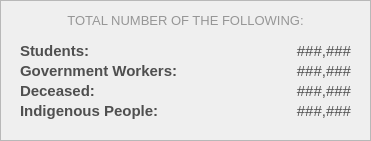
    <widget class="QFrame" name="demo_frameOthers">
     <property name="geometry">
      <rect>
       <x>890</x>
       <y>370</y>
       <width>371</width>
       <height>141</height>
      </rect>
     </property>
     <property name="styleSheet">
      <string notr="true">#demo_frameOthers{
	background-color: #fcfcfc;
}</string>
     </property>
     <property name="frameShape">
      <enum>QFrame::Shape::StyledPanel</enum>
     </property>
     <property name="frameShadow">
      <enum>QFrame::Shadow::Raised</enum>
     </property>
     <widget class="QLabel" name="total_gov_workers">
      <property name="geometry">
       <rect>
        <x>190</x>
        <y>60</y>
        <width>161</width>
        <height>21</height>
       </rect>
      </property>
      <property name="font">
       <font>
        <family>Arial</family>
        <pointsize>11</pointsize>
        <bold>false</bold>
       </font>
      </property>
      <property name="styleSheet">
       <string notr="true">#total_gov_workers {
	background-color: transparent;
	color: #4f4f4f;
}
</string>
      </property>
      <property name="text">
       <string>###,###</string>
      </property>
      <property name="alignment">
       <set>Qt::AlignmentFlag::AlignRight|Qt::AlignmentFlag::AlignTrailing|Qt::AlignmentFlag::AlignVCenter</set>
      </property>
     </widget>
     <widget class="QLabel" name="label_total_deceased">
      <property name="geometry">
       <rect>
        <x>20</x>
        <y>80</y>
        <width>231</width>
        <height>21</height>
       </rect>
      </property>
      <property name="font">
       <font>
        <family>Arial</family>
        <pointsize>11</pointsize>
        <bold>true</bold>
       </font>
      </property>
      <property name="styleSheet">
       <string notr="true">#label_total_deceased {
	background-color: transparent;
	color: #4f4f4f;
}
</string>
      </property>
      <property name="text">
       <string>Deceased:</string>
      </property>
      <property name="alignment">
       <set>Qt::AlignmentFlag::AlignLeading|Qt::AlignmentFlag::AlignLeft|Qt::AlignmentFlag::AlignVCenter</set>
      </property>
     </widget>
     <widget class="QLabel" name="total_students">
      <property name="geometry">
       <rect>
        <x>190</x>
        <y>40</y>
        <width>161</width>
        <height>21</height>
       </rect>
      </property>
      <property name="font">
       <font>
        <family>Arial</family>
        <pointsize>11</pointsize>
        <bold>false</bold>
       </font>
      </property>
      <property name="styleSheet">
       <string notr="true">#total_students {
	background-color: transparent;
	color: #4f4f4f;
}
</string>
      </property>
      <property name="text">
       <string>###,###</string>
      </property>
      <property name="alignment">
       <set>Qt::AlignmentFlag::AlignRight|Qt::AlignmentFlag::AlignTrailing|Qt::AlignmentFlag::AlignVCenter</set>
      </property>
     </widget>
     <widget class="QLabel" name="label_total_students">
      <property name="geometry">
       <rect>
        <x>20</x>
        <y>40</y>
        <width>231</width>
        <height>21</height>
       </rect>
      </property>
      <property name="font">
       <font>
        <family>Arial</family>
        <pointsize>11</pointsize>
        <bold>true</bold>
       </font>
      </property>
      <property name="styleSheet">
       <string notr="true">#label_total_students {
	background-color: transparent;
	color: #4f4f4f;
}
</string>
      </property>
      <property name="text">
       <string>Students:</string>
      </property>
      <property name="alignment">
       <set>Qt::AlignmentFlag::AlignLeading|Qt::AlignmentFlag::AlignLeft|Qt::AlignmentFlag::AlignVCenter</set>
      </property>
     </widget>
     <widget class="QLabel" name="label_total_gov_workers">
      <property name="geometry">
       <rect>
        <x>20</x>
        <y>60</y>
        <width>231</width>
        <height>21</height>
       </rect>
      </property>
      <property name="font">
       <font>
        <family>Arial</family>
        <pointsize>11</pointsize>
        <bold>true</bold>
       </font>
      </property>
      <property name="styleSheet">
       <string notr="true">#label_total_gov_workers {
	background-color: transparent;
	color: #4f4f4f;
}
</string>
      </property>
      <property name="text">
       <string>Government Workers:</string>
      </property>
      <property name="alignment">
       <set>Qt::AlignmentFlag::AlignLeading|Qt::AlignmentFlag::AlignLeft|Qt::AlignmentFlag::AlignVCenter</set>
      </property>
     </widget>
     <widget class="QLabel" name="total_deceased">
      <property name="geometry">
       <rect>
        <x>190</x>
        <y>80</y>
        <width>161</width>
        <height>21</height>
       </rect>
      </property>
      <property name="font">
       <font>
        <family>Arial</family>
        <pointsize>11</pointsize>
        <bold>false</bold>
       </font>
      </property>
      <property name="styleSheet">
       <string notr="true">#total_deceased {
	background-color: transparent;
	color: #4f4f4f;
}
</string>
      </property>
      <property name="text">
       <string>###,###</string>
      </property>
      <property name="alignment">
       <set>Qt::AlignmentFlag::AlignRight|Qt::AlignmentFlag::AlignTrailing|Qt::AlignmentFlag::AlignVCenter</set>
      </property>
     </widget>
     <widget class="QLabel" name="label_desc_edlev_2">
      <property name="geometry">
       <rect>
        <x>0</x>
        <y>10</y>
        <width>371</width>
        <height>20</height>
       </rect>
      </property>
      <property name="font">
       <font>
        <family>Arial</family>
        <pointsize>10</pointsize>
       </font>
      </property>
      <property name="styleSheet">
       <string notr="true">#label_desc_edlev_2{
	color: #969696;
}</string>
      </property>
      <property name="text">
       <string>TOTAL NUMBER OF THE FOLLOWING:</string>
      </property>
      <property name="alignment">
       <set>Qt::AlignmentFlag::AlignCenter</set>
      </property>
     </widget>
     <widget class="QLabel" name="label_total_indppl">
      <property name="geometry">
       <rect>
        <x>20</x>
        <y>100</y>
        <width>231</width>
        <height>21</height>
       </rect>
      </property>
      <property name="font">
       <font>
        <family>Arial</family>
        <pointsize>11</pointsize>
        <bold>true</bold>
       </font>
      </property>
      <property name="styleSheet">
       <string notr="true">#label_total_indppl {
	background-color: transparent;
	color: #4f4f4f;
}
</string>
      </property>
      <property name="text">
       <string>Indigenous People:</string>
      </property>
      <property name="alignment">
       <set>Qt::AlignmentFlag::AlignLeading|Qt::AlignmentFlag::AlignLeft|Qt::AlignmentFlag::AlignVCenter</set>
      </property>
     </widget>
     <widget class="QLabel" name="total_indppl">
      <property name="geometry">
       <rect>
        <x>190</x>
        <y>100</y>
        <width>161</width>
        <height>21</height>
       </rect>
      </property>
      <property name="font">
       <font>
        <family>Arial</family>
        <pointsize>11</pointsize>
        <bold>false</bold>
       </font>
      </property>
      <property name="styleSheet">
       <string notr="true">#total_indppl {
	background-color: transparent;
	color: #4f4f4f;
}
</string>
      </property>
      <property name="text">
       <string>###,###</string>
      </property>
      <property name="alignment">
       <set>Qt::AlignmentFlag::AlignRight|Qt::AlignmentFlag::AlignTrailing|Qt::AlignmentFlag::AlignVCenter</set>
      </property>
     </widget>
    </widget>
